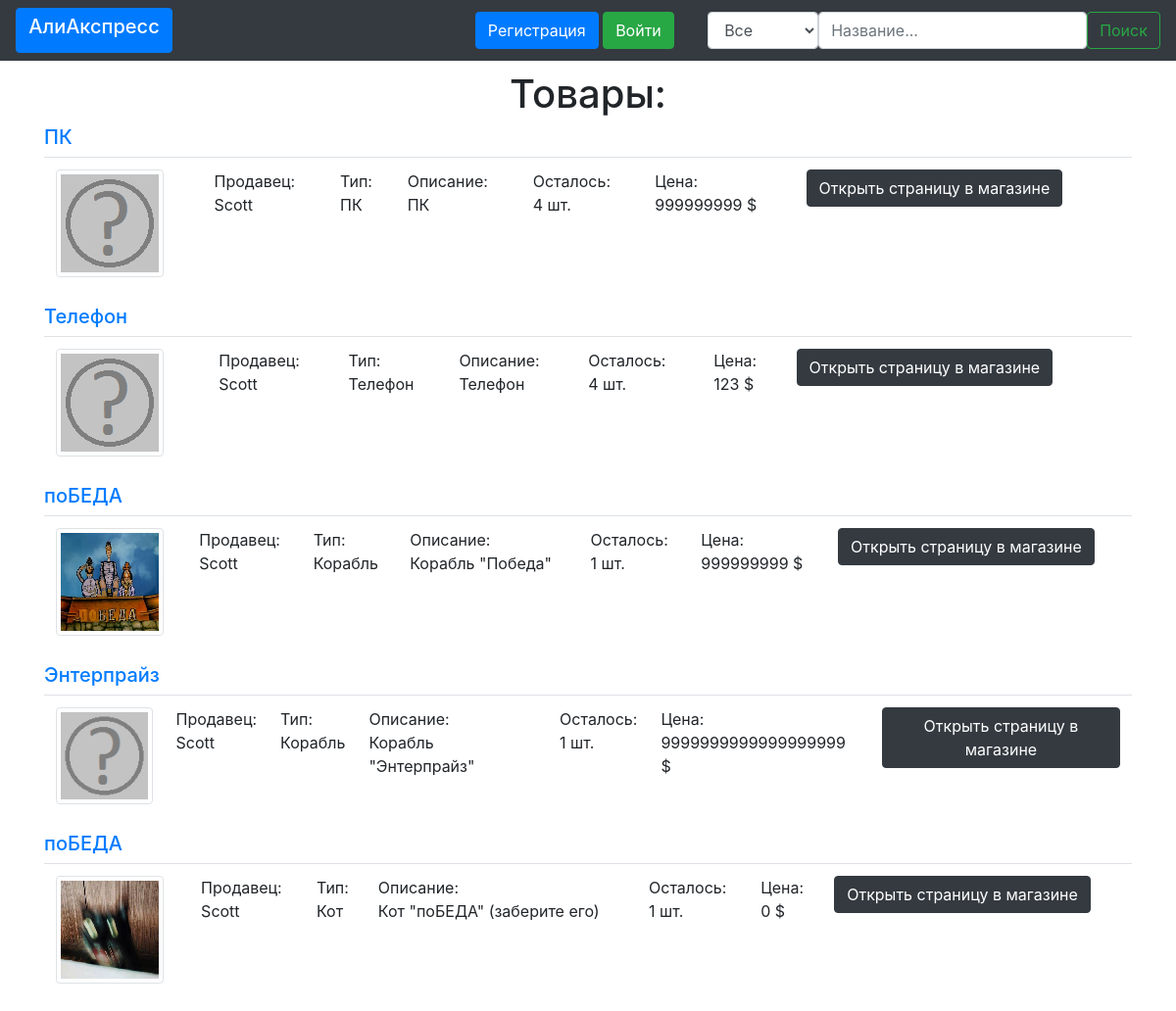
Page /main_link on the committed database.
### data/products.py (models this page shows)
class Product(db_session.SqlAlchemyBase, SerializerMixin):
    __tablename__ = 'products'
    id = sqlalchemy.Column(sqlalchemy.Integer, primary_key=True, autoincrement=True)
    seller_id = sqlalchemy.Column(sqlalchemy.Integer, sqlalchemy.ForeignKey("users.id"))
    seller = sqlalchemy.Column(sqlalchemy.Integer, nullable=True)
    title = sqlalchemy.Column(sqlalchemy.String, nullable=True)
    number = sqlalchemy.Column(sqlalchemy.Integer, nullable=True)
    description = sqlalchemy.Column(sqlalchemy.String, nullable=True)
    price = sqlalchemy.Column(sqlalchemy.String, nullable=True)
    product_type = sqlalchemy.Column(sqlalchemy.String, nullable=True)
    link = sqlalchemy.Column(sqlalchemy.String, nullable=True)
    del_link = sqlalchemy.Column(sqlalchemy.String, nullable=True)
    order_link = sqlalchemy.Column(sqlalchemy.String, nullable=True)
    image = sqlalchemy.Column(sqlalchemy.String)
    user = orm.relation('User')

### main.py (the view, shortened to what this page needs)
@app.route('/', methods=['GET', 'POST'])
@app.route('/main_link', methods=['GET', 'POST'])
def main_link():
    db_session.global_init("db/online_shop.sqlite")
    session = db_session.create_session()
    form = baseform.BaseForm()
    productes = session.query(products.Product)
    if request.method == "GET":
        productes = list(productes)
        types = []
        for i in productes:
            if i.product_type not in types:
                types.append(i.product_type)
        if request.cookies.get("user_id", 0):
            username = session.query(users.User).filter(users.User.id == request.cookies.get("user_id", 0)).first().name
            return render_template('products.html', title="АлиАкспресс", products=productes, username=username, products_types=types)
        return render_template('products.html', title="АлиАкспресс", products=productes, products_types=types)

### data/baseform.py
class BaseForm(FlaskForm):
    product_type = SelectField(validators=[DataRequired()])
    search = StringField(validators=[DataRequired()])

### data/db_session.py (called while the page is built, shortened)
def global_init(db_file):
    global __factory
    if __factory:
        return

def create_session() -> Session:
    global __factory
    return __factory()

### templates/products.html
{% extends "base.html" %}
{% block content %}
<div>
<h1 align="center">Товары:</h1>
</div>
{% if products %}
    {% for item in products %}
        <div>
            <a href= {{item.link}} role="button"><h5>{{ item.title }}</h5></a>
            <div>
                <table class="table">
                  <tbody>
                    <tr>
                      <td><img src={{item.image}} alt="Ну не нашлась картинка" class="img-thumbnail"></td>
                      <td>Продавец:<br>{{ item.seller }}</td>
                      <td>Тип:<br>{{ item.product_type }}</td>
                      <td>Описание:<br>{{ item.description }}</td>
                      <td>Осталось:<br>{{ item.number }} шт.</td>
                      <td>Цена:<br>{{ item.price }} $</td>
                      <td><a class="btn btn-dark" href= {{item.link}} role="button">Открыть страницу в магазине</a></td>
                    </tr>
                  </tbody>
                </table>
            </div>
        </div>
    {% endfor %}
{% else %}
    <h5 align="center">Похоже, ничего не нашлось :-(</h5>
{% endif %}
{% endblock %}

### templates/base.html (shortened to what this page needs)
<!doctype html>
<html lang="ru">
<head>
    <link rel="stylesheet"
          href="https://stackpath.bootstrapcdn.com/bootstrap/4.4.1/css/bootstrap.min.css"
>
</head>
<body>
<div>
    <nav class="navbar navbar-expand-lg fixed-top navbar-dark bg-dark justify-content-between">
    <a class="btn btn-primary text-wrap" href="/" role="button" style="width: 10rem;"><h5>АлиАкспресс</h5></a>
        <div>
            {% if username %}
                <a class="display-6 text-white" >{{ username }}</a>
                <a class="btn btn-success" href="/log_out" role="button">Выйти</a>
            {% else %}
                <a class="btn btn-primary" href="/register" role="button">Регистрация</a>
                <a class="btn btn-success" href="/login" role="button">Войти</a>
            {% endif %}
        </div>
        <form class="form-inline my-2 my-lg-0" method="post">
            <div class="form-group">
                <select class="form-control" id="product_type" name="product_type">
                  <option>Все</option>
                </select>
            </div>
            <div>
                <input type="search" class="form-control" id="search" placeholder="Название..." name="search">
            </div>
            <div>
                <button class="btn btn-outline-success my-2 my-sm-0" role="button">Поиск</button>
            </div>
        </form>
    </nav>
</div>
<br>
<br>
<br>
<main role="main" class="container">
    {% block content %}{% endblock %}
</main>
</body>
</html>

### rows in the picture
Product: title "ПК", image (picture), seller "Scott", product_type "ПК", description "ПК", number "4", price "999999999"
Product: title "Телефон", image (picture), seller "Scott", product_type "Телефон", description "Телефон", number "4", price "123"
Product: title "поБЕДА", image (picture), seller "Scott", product_type "Корабль", description "Корабль \"Победа\"", number "1", price "999999999"
Product: title "Энтерпрайз", image (picture), seller "Scott", product_type "Корабль", description "Корабль \"Энтерпрайз\"", number "1", price "9999999999999999999"
Product: title "поБЕДА", image (picture), seller "Scott", product_type "Кот", description "Кот \"поБЕДА\" (заберите его)", number "1", price "0"
